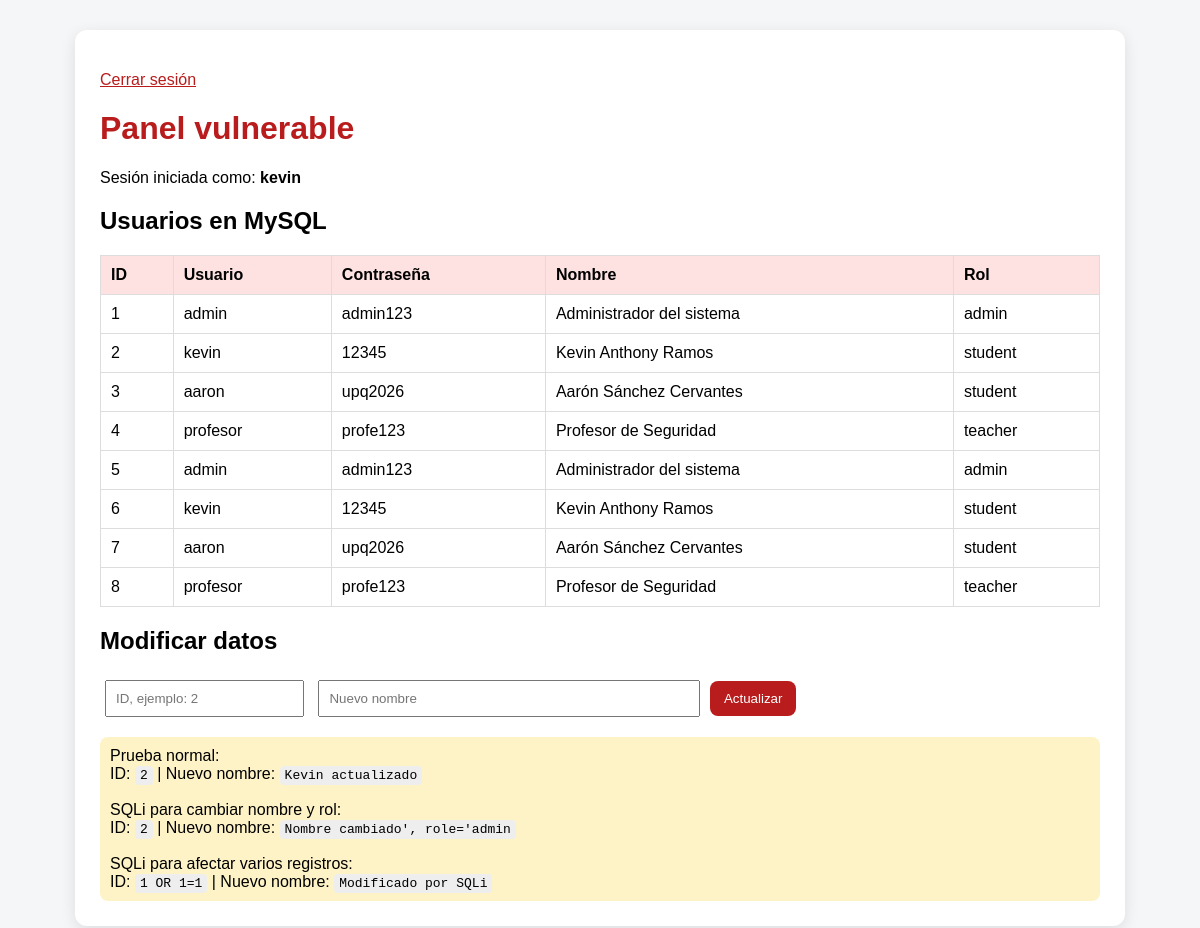
The app's page /01_app_vulnerable/public/dashboard.php (signed in) with its own data.
### tables this page shows
CREATE TABLE IF NOT EXISTS users (
  id INT AUTO_INCREMENT PRIMARY KEY,
  username VARCHAR(50) NOT NULL,
  password VARCHAR(50) NOT NULL,
  full_name VARCHAR(120) NOT NULL,
  role VARCHAR(30) NOT NULL
);

### 01_app_vulnerable/public/dashboard.php (the view, shortened to what this page needs)
<?php
require_once 'db.php';
$users = $pdo->query('SELECT id, username, password, full_name, role FROM users ORDER BY id')->fetchAll(PDO::FETCH_ASSOC);
?>
<!DOCTYPE html>
<html lang="es">
<head>
</head>
<body>
<div class="container">
    <p><a href="logout.php">Cerrar sesión</a></p>
    <h1>Panel vulnerable</h1>
    <p>Sesión iniciada como: <strong><?= htmlspecialchars($_SESSION['user']['username']) ?></strong></p>
    <h2>Usuarios en MySQL</h2>
    <table>
        <tr>
            <th>ID</th>
            <th>Usuario</th>
            <th>Contraseña</th>
            <th>Nombre</th>
            <th>Rol</th>
        </tr>
        <?php foreach ($users as $u): ?>
            <tr>
                <td><?= htmlspecialchars($u['id']) ?></td>
                <td><?= htmlspecialchars($u['username']) ?></td>
                <td><?= htmlspecialchars($u['password']) ?></td>
                <td><?= htmlspecialchars($u['full_name']) ?></td>
                <td><?= htmlspecialchars($u['role']) ?></td>
            </tr>
        <?php endforeach; ?>
    </table>
    <h2>Modificar datos</h2>
    <form method="POST">
        <input type="text" name="id" placeholder="ID, ejemplo: 2" required>
        <input type="text" name="full_name" placeholder="Nuevo nombre" required style="width:360px;">
        <button type="submit">Actualizar</button>
    </form>
    <div class="hint">
        Prueba normal:<br>
        ID: <code>2</code> | Nuevo nombre: <code>Kevin actualizado</code><br><br>
        SQLi para cambiar nombre y rol:<br>
        ID: <code>2</code> | Nuevo nombre: <code>Nombre cambiado', role='admin</code><br><br>
        SQLi para afectar varios registros:<br>
        ID: <code>1 OR 1=1</code> | Nuevo nombre: <code>Modificado por SQLi</code>
    </div>
</div>
</body>
</html>

### 01_app_vulnerable/public/dashboard.php (style rules this page uses)
body { font-family: Arial, sans-serif; background:#f4f6f8; margin:0; }
.container { max-width: 1000px; margin:30px auto; background:white; padding:25px; border-radius:12px; box-shadow:0 4px 15px rgba(0,0,0,.1); }
h1 { color:#b91c1c; }
table { width:100%; border-collapse:collapse; margin-top:15px; }
th, td { border:1px solid #ddd; padding:10px; text-align:left; }
th { background:#fee2e2; }
input { padding:9px; margin:5px; }
button { padding:10px 14px; background:#b91c1c; color:white; border:0; border-radius:8px; cursor:pointer; }
.hint { background:#fef3c7; padding:10px; border-radius:8px; margin-top:15px; }
a { color:#b91c1c; }
code { background:#eee; padding:2px 5px; border-radius:4px; }

### records on screen
users: id "1", username "admin", password "admin123", full_name "Administrador del sistema", role "admin"
users: id "2", username "kevin", password "12345", full_name "Kevin Anthony Ramos", role "student"
users: id "3", username "aaron", password "upq2026", full_name "Aarón Sánchez Cervantes", role "student"
users: id "4", username "profesor", password "profe123", full_name "Profesor de Seguridad", role "teacher"
users: id "5", username "admin", password "admin123", full_name "Administrador del sistema", role "admin"
users: id "6", username "kevin", password "12345", full_name "Kevin Anthony Ramos", role "student"
users: id "7", username "aaron", password "upq2026", full_name "Aarón Sánchez Cervantes", role "student"
users: id "8", username "profesor", password "profe123", full_name "Profesor de Seguridad", role "teacher"

### other values on screen
$_SESSION['user']['username'] "kevin"
